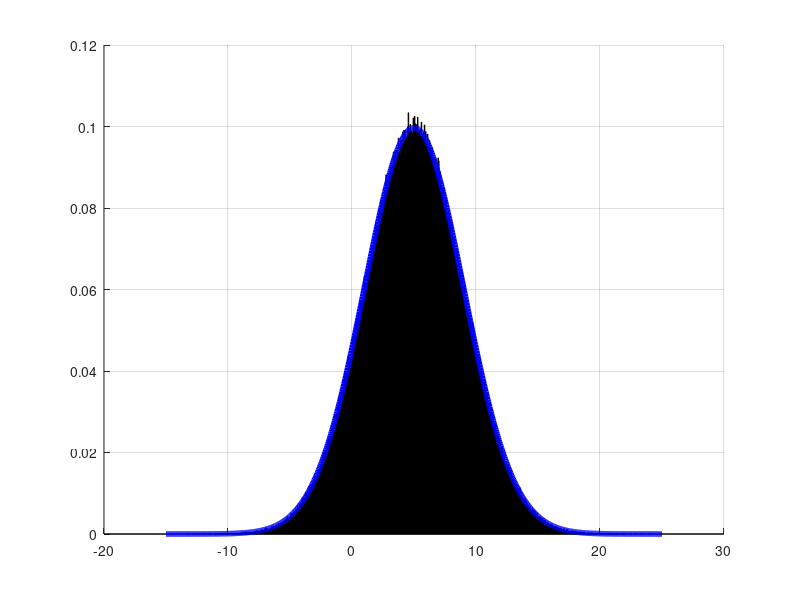

The MATLAB source for this figure:
clc; clear all; close all;

N = 1000000;

mu = 5;
sigma = 4;


X = sigma*randn(1,N) + mu;

dx = 0.05;
x = -5*sigma + mu : dx : 5*sigma +mu;


pdfX_sim = hist(X,x)/(N*dx);
pdfX_teo = 1 / sqrt(2*pi*sigma^2) * exp(-(x - mu).^2 / (2*sigma^2) );

figure; hold on ; grid on;
bar(x,pdfX_sim,'r');
plot(x,pdfX_teo,'b',"LineWidth",4)